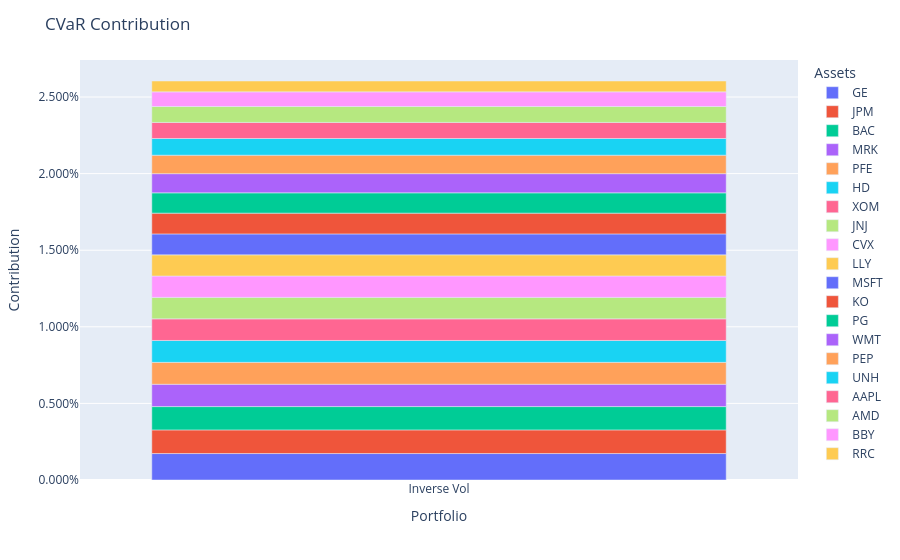

Notebook cell for this chart:
### Code cell
ptf_bench_train = bench.predict(X_train)
ptf_bench_train.plot_contribution(measure=RiskMeasure.CVAR)

### Figure 1 — Plotly figure (JSON) as saved in the notebook; plotly's stock layout.template omitted (floating-point values rounded to 4 significant figures)
{"data": [{"alignmentgroup": "True", "hovertemplate": "variable=GE<br>index=%{x}<br>value=%{y}<extra></extra>", "legendgroup": "GE", "marker": {"color": "#636efa", "pattern": {"shape": ""}}, "name": "GE", "offsetgroup": "GE", "orientation": "v", "showlegend": true, "textposition": "auto", "type": "bar", "x": ["Inverse Vol"], "xaxis": "x", "y": [0.001727], "yaxis": "y"}, {"alignmentgroup": "True", "hovertemplate": "variable=JPM<br>index=%{x}<br>value=%{y}<extra></extra>", "legendgroup": "JPM", "marker": {"color": "#EF553B", "pattern": {"shape": ""}}, "name": "JPM", "offsetgroup": "JPM", "orientation": "v", "showlegend": true, "textposition": "auto", "type": "bar", "x": ["Inverse Vol"], "xaxis": "x", "y": [0.001543], "yaxis": "y"}, {"alignmentgroup": "True", "hovertemplate": "variable=BAC<br>index=%{x}<br>value=%{y}<extra></extra>", "legendgroup": "BAC", "marker": {"color": "#00cc96", "pattern": {"shape": ""}}, "name": "BAC", "offsetgroup": "BAC", "orientation": "v", "showlegend": true, "textposition": "auto", "type": "bar", "x": ["Inverse Vol"], "xaxis": "x", "y": [0.001522], "yaxis": "y"}, {"alignmentgroup": "True", "hovertemplate": "variable=MRK<br>index=%{x}<br>value=%{y}<extra></extra>", "legendgroup": "MRK", "marker": {"color": "#ab63fa", "pattern": {"shape": ""}}, "name": "MRK", "offsetgroup": "MRK", "orientation": "v", "showlegend": true, "textposition": "auto", "type": "bar", "x": ["Inverse Vol"], "xaxis": "x", "y": [0.001456], "yaxis": "y"}, {"alignmentgroup": "True", "hovertemplate": "variable=PFE<br>index=%{x}<br>value=%{y}<extra></extra>", "legendgroup": "PFE", "marker": {"color": "#FFA15A", "pattern": {"shape": ""}}, "name": "PFE", "offsetgroup": "PFE", "orientation": "v", "showlegend": true, "textposition": "auto", "type": "bar", "x": ["Inverse Vol"], "xaxis": "x", "y": [0.00143], "yaxis": "y"}, {"alignmentgroup": "True", "hovertemplate": "variable=HD<br>index=%{x}<br>value=%{y}<extra></extra>", "legendgroup": "HD", "marker": {"color": "#19d3f3", "pattern": {"shape": ""}}, "name": "HD", "offsetgroup": "HD", "orientation": "v", "showlegend": true, "textposition": "auto", "type": "bar", "x": ["Inverse Vol"], "xaxis": "x", "y": [0.001429], "yaxis": "y"}, {"alignmentgroup": "True", "hovertemplate": "variable=XOM<br>index=%{x}<br>value=%{y}<extra></extra>", "legendgroup": "XOM", "marker": {"color": "#FF6692", "pattern": {"shape": ""}}, "name": "XOM", "offsetgroup": "XOM", "orientation": "v", "showlegend": true, "textposition": "auto", "type": "bar", "x": ["Inverse Vol"], "xaxis": "x", "y": [0.001412], "yaxis": "y"}, {"alignmentgroup": "True", "hovertemplate": "variable=JNJ<br>index=%{x}<br>value=%{y}<extra></extra>", "legendgroup": "JNJ", "marker": {"color": "#B6E880", "pattern": {"shape": ""}}, "name": "JNJ", "offsetgroup": "JNJ", "orientation": "v", "showlegend": true, "textposition": "auto", "type": "bar", "x": ["Inverse Vol"], "xaxis": "x", "y": [0.001399], "yaxis": "y"}, {"alignmentgroup": "True", "hovertemplate": "variable=CVX<br>index=%{x}<br>value=%{y}<extra></extra>", "legendgroup": "CVX", "marker": {"color": "#FF97FF", "pattern": {"shape": ""}}, "name": "CVX", "offsetgroup": "CVX", "orientation": "v", "showlegend": true, "textposition": "auto", "type": "bar", "x": ["Inverse Vol"], "xaxis": "x", "y": [0.001399], "yaxis": "y"}, {"alignmentgroup": "True", "hovertemplate": "variable=LLY<br>index=%{x}<br>value=%{y}<extra></extra>", "legendgroup": "LLY", "marker": {"color": "#FECB52", "pattern": {"shape": ""}}, "name": "LLY", "offsetgroup": "LLY", "orientation": "v", "showlegend": true, "textposition": "auto", "type": "bar", "x": ["Inverse Vol"], "xaxis": "x", "y": [0.001379], "yaxis": "y"}, {"alignmentgroup": "True", "hovertemplate": "variable=MSFT<br>index=%{x}<br>value=%{y}<extra></extra>", "legendgroup": "MSFT", "marker": {"color": "#636efa", "pattern": {"shape": ""}}, "name": "MSFT", "offsetgroup": "MSFT", "orientation": "v", "showlegend": true, "textposition": "auto", "type": "bar", "x": ["Inverse Vol"], "xaxis": "x", "y": [0.001367], "yaxis": "y"}, {"alignmentgroup": "True", "hovertemplate": "variable=KO<br>index=%{x}<br>value=%{y}<extra></extra>", "legendgroup": "KO", "marker": {"color": "#EF553B", "pattern": {"shape": ""}}, "name": "KO", "offsetgroup": "KO", "orientation": "v", "showlegend": true, "textposition": "auto", "type": "bar", "x": ["Inverse Vol"], "xaxis": "x", "y": [0.001357], "yaxis": "y"}, {"alignmentgroup": "True", "hovertemplate": "variable=PG<br>index=%{x}<br>value=%{y}<extra></extra>", "legendgroup": "PG", "marker": {"color": "#00cc96", "pattern": {"shape": ""}}, "name": "PG", "offsetgroup": "PG", "orientation": "v", "showlegend": true, "textposition": "auto", "type": "bar", "x": ["Inverse Vol"], "xaxis": "x", "y": [0.001324], "yaxis": "y"}, {"alignmentgroup": "True", "hovertemplate": "variable=WMT<br>index=%{x}<br>value=%{y}<extra></extra>", "legendgroup": "WMT", "marker": {"color": "#ab63fa", "pattern": {"shape": ""}}, "name": "WMT", "offsetgroup": "WMT", "orientation": "v", "showlegend": true, "textposition": "auto", "type": "bar", "x": ["Inverse Vol"], "xaxis": "x", "y": [0.001252], "yaxis": "y"}, {"alignmentgroup": "True", "hovertemplate": "variable=PEP<br>index=%{x}<br>value=%{y}<extra></extra>", "legendgroup": "PEP", "marker": {"color": "#FFA15A", "pattern": {"shape": ""}}, "name": "PEP", "offsetgroup": "PEP", "orientation": "v", "showlegend": true, "textposition": "auto", "type": "bar", "x": ["Inverse Vol"], "xaxis": "x", "y": [0.001206], "yaxis": "y"}, {"alignmentgroup": "True", "hovertemplate": "variable=UNH<br>index=%{x}<br>value=%{y}<extra></extra>", "legendgroup": "UNH", "marker": {"color": "#19d3f3", "pattern": {"shape": ""}}, "name": "UNH", "offsetgroup": "UNH", "orientation": "v", "showlegend": true, "textposition": "auto", "type": "bar", "x": ["Inverse Vol"], "xaxis": "x", "y": [0.001089], "yaxis": "y"}, {"alignmentgroup": "True", "hovertemplate": "variable=AAPL<br>index=%{x}<br>value=%{y}<extra></extra>", "legendgroup": "AAPL", "marker": {"color": "#FF6692", "pattern": {"shape": ""}}, "name": "AAPL", "offsetgroup": "AAPL", "orientation": "v", "showlegend": true, "textposition": "auto", "type": "bar", "x": ["Inverse Vol"], "xaxis": "x", "y": [0.001049], "yaxis": "y"}, {"alignmentgroup": "True", "hovertemplate": "variable=AMD<br>index=%{x}<br>value=%{y}<extra></extra>", "legendgroup": "AMD", "marker": {"color": "#B6E880", "pattern": {"shape": ""}}, "name": "AMD", "offsetgroup": "AMD", "orientation": "v", "showlegend": true, "textposition": "auto", "type": "bar", "x": ["Inverse Vol"], "xaxis": "x", "y": [0.001039], "yaxis": "y"}, {"alignmentgroup": "True", "hovertemplate": "variable=BBY<br>index=%{x}<br>value=%{y}<extra></extra>", "legendgroup": "BBY", "marker": {"color": "#FF97FF", "pattern": {"shape": ""}}, "name": "BBY", "offsetgroup": "BBY", "orientation": "v", "showlegend": true, "textposition": "auto", "type": "bar", "x": ["Inverse Vol"], "xaxis": "x", "y": [0.0009559], "yaxis": "y"}, {"alignmentgroup": "True", "hovertemplate": "variable=RRC<br>index=%{x}<br>value=%{y}<extra></extra>", "legendgroup": "RRC", "marker": {"color": "#FECB52", "pattern": {"shape": ""}}, "name": "RRC", "offsetgroup": "RRC", "orientation": "v", "showlegend": true, "textposition": "auto", "type": "bar", "x": ["Inverse Vol"], "xaxis": "x", "y": [0.0007096], "yaxis": "y"}], "layout": {"barmode": "relative", "legend": {"title": {"text": "Assets"}, "tracegroupgap": 0}, "margin": {"t": 60}, "title": {"text": "CVaR Contribution"}, "xaxis": {"anchor": "y", "domain": [0, 1], "title": {"text": "Portfolio"}}, "yaxis": {"anchor": "x", "domain": [0, 1], "tickformat": ",.3%", "title": {"text": "Contribution"}}}}
